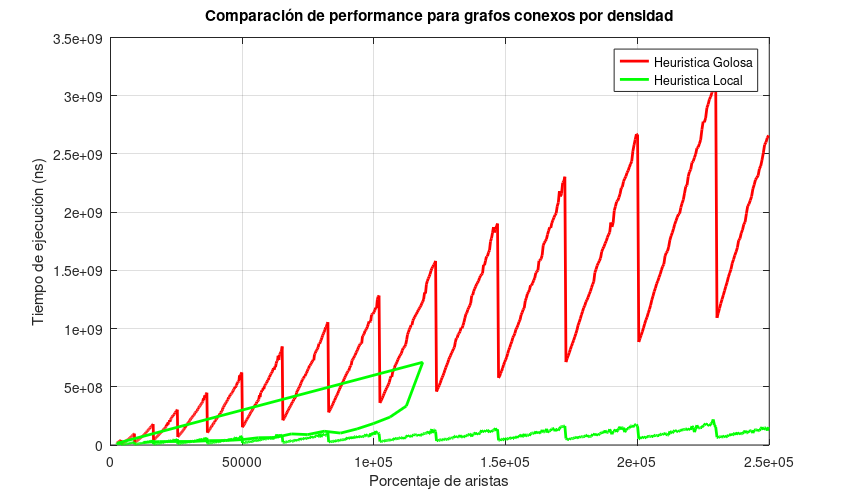

Recreate this plot in MATLAB.
# Ya estoy en la carpeta correcta

# A graficar!

clear;
hold off;


# 2  	WHEEL							Rueda
# 3 	BANANA						  	Banana Tree
# 4  	COMPLETE						Completo
# 9  	BIPARTITE_COMPLETE				Bipartito Completo
# 12  	CONNECTED_DENSITY				Conexo por densidad de ejes
# 14  	GREEDY_NOT_IN_CMF				Estrella+Puente+CMF
# 15  	GREEDY_IN_CMF					Estrella+CMF
# 17  	STAR_BRIDGE_DOUBLE_STAR			Estrella+Puente+Doble Estrella

goloso_dat=load("goloso_12.dat");
local_dat=load("local_12.dat");
#tabu_dat=load("tabu_12.dat");

plot(goloso_dat(:,3), goloso_dat(:,4), '-r', 'LineWidth', 2,local_dat(:,3), local_dat(:,4), '-g', 'LineWidth', 2);
#plot(goloso_dat(:,2), goloso_dat(:,3), '-r', 'LineWidth', 2,local_dat(:,2), local_dat(:,3), '-g', 'LineWidth', 2,tabu_dat(:,2), tabu_dat(:,3), '-b', 'LineWidth', 2);
title("Comparación de performance para grafos conexos por densidad");
xlabel("Porcentaje de aristas");
ylabel("Tiempo de ejecución (ns)");
legend("Heuristica Golosa", "Heuristica Local");
grid;

set(gcf,'PaperUnits','inches','PaperPosition',[0 0 8.5 5])

print("versus_performance_aristas.jpg");
